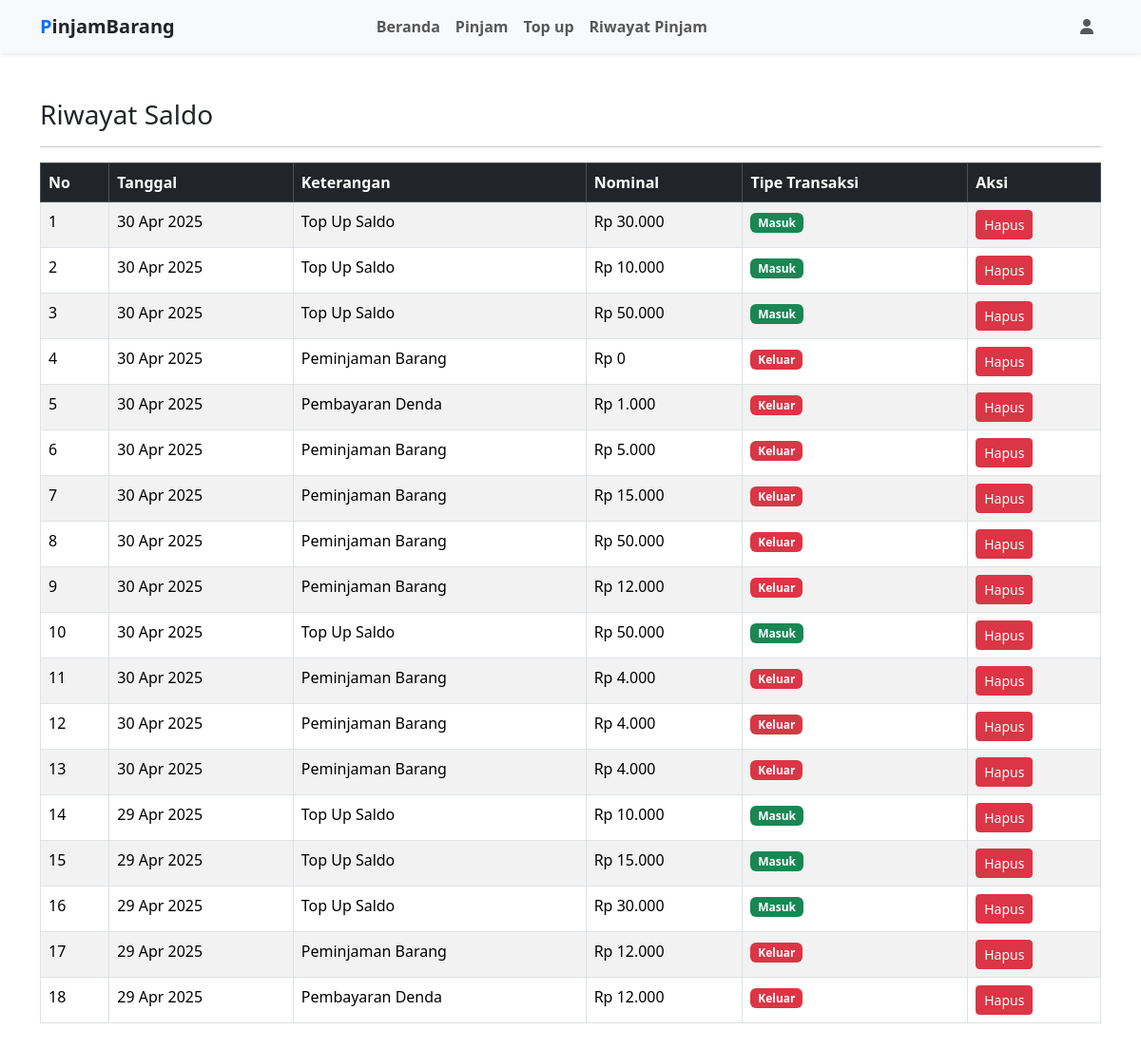
The app's page /Riwayatsaldo_user.php (signed in) with its own data.
### tables this page shows
CREATE TABLE `riwayat_saldo` (
  `id` int(11) NOT NULL,
  `id_login` int(11) NOT NULL,
  `tanggal` datetime DEFAULT current_timestamp(),
  `keterangan` varchar(255) DEFAULT NULL,
  `nominal` int(11) DEFAULT NULL,
  `tipe_transaksi` enum('masuk','keluar') DEFAULT NULL
);

### Riwayatsaldo_user.php (the view, shortened to what this page needs)
<?php
include 'conn/koneksi.php';
$id_login = $_SESSION['id_login'];
$query = "SELECT * FROM riwayat_saldo WHERE id_login = $id_login ORDER BY tanggal DESC";
$result = mysqli_query($conn, $query);
?>
<?php include 'includes_user/header_user.php'; ?>
<?php include 'includes_user/navbar_user.php'; ?>
<div class="container py-5">
    <h3>Riwayat Saldo</h3>
    <hr>
    <table class="table table-bordered table-striped">
        <thead class="table-dark">
            <tr>
                <th>No</th>
                <th>Tanggal</th>
                <th>Keterangan</th>
                <th>Nominal</th>
                <th>Tipe Transaksi</th>
                <th>Aksi</th>
            </tr>
        </thead>
        <tbody>
            <?php
            $no = 1;
            if (mysqli_num_rows($result) > 0) {
                while ($row = mysqli_fetch_assoc($result)) {
                    ?>
                    <tr>
                        <td><?= $no++ ?></td>
                        <td><?= date('d M Y', strtotime($row['tanggal'])) ?></td>
                        <td><?= htmlspecialchars($row['keterangan']) ?></td>
                        <td>Rp <?= number_format($row['nominal'], 0, ',', '.') ?></td>
                        <td>
                            <?php
                            if ($row['tipe_transaksi'] == 'masuk') {
                                echo '<span class="badge bg-success">Masuk</span>';
                            } else {
                                echo '<span class="badge bg-danger">Keluar</span>';
                            }
                            ?>
                        </td>
                        <td>
                            <a href="?hapus=<?= $row['id'] ?>" class="btn btn-danger btn-sm" onclick="return confirm('Yakin ingin menghapus riwayat ini?')">Hapus</a>
                        </td>
                    </tr>
                    <?php
                }
            } else {
                echo '<tr><td colspan="6" class="text-center">Belum ada riwayat transaksi saldo.</td></tr>';
            }
            ?>
        </tbody>
    </table>
</div>
<?php include 'includes_user/footer_user.php'; ?>

### records on screen
riwayat_saldo: tanggal "30 Apr 2025", keterangan "Top Up Saldo", nominal "30.000", tipe_transaksi "Masuk"
riwayat_saldo: tanggal "30 Apr 2025", keterangan "Top Up Saldo", nominal "10.000", tipe_transaksi "Masuk"
riwayat_saldo: tanggal "30 Apr 2025", keterangan "Top Up Saldo", nominal "50.000", tipe_transaksi "Masuk"
riwayat_saldo: tanggal "30 Apr 2025", keterangan "Peminjaman Barang", nominal "0", tipe_transaksi "Keluar"
riwayat_saldo: tanggal "30 Apr 2025", keterangan "Pembayaran Denda", nominal "1.000", tipe_transaksi "Keluar"
riwayat_saldo: tanggal "30 Apr 2025", keterangan "Peminjaman Barang", nominal "5.000", tipe_transaksi "Keluar"
riwayat_saldo: tanggal "30 Apr 2025", keterangan "Peminjaman Barang", nominal "15.000", tipe_transaksi "Keluar"
riwayat_saldo: tanggal "30 Apr 2025", keterangan "Peminjaman Barang", nominal "50.000", tipe_transaksi "Keluar"
riwayat_saldo: tanggal "30 Apr 2025", keterangan "Peminjaman Barang", nominal "12.000", tipe_transaksi "Keluar"
riwayat_saldo: tanggal "30 Apr 2025", keterangan "Top Up Saldo", nominal "50.000", tipe_transaksi "Masuk"
riwayat_saldo: tanggal "30 Apr 2025", keterangan "Peminjaman Barang", nominal "4.000", tipe_transaksi "Keluar"
riwayat_saldo: tanggal "30 Apr 2025", keterangan "Peminjaman Barang", nominal "4.000", tipe_transaksi "Keluar"
riwayat_saldo: tanggal "30 Apr 2025", keterangan "Peminjaman Barang", nominal "4.000", tipe_transaksi "Keluar"
riwayat_saldo: tanggal "29 Apr 2025", keterangan "Top Up Saldo", nominal "10.000", tipe_transaksi "Masuk"
riwayat_saldo: tanggal "29 Apr 2025", keterangan "Top Up Saldo", nominal "15.000", tipe_transaksi "Masuk"
riwayat_saldo: tanggal "29 Apr 2025", keterangan "Top Up Saldo", nominal "30.000", tipe_transaksi "Masuk"
riwayat_saldo: tanggal "29 Apr 2025", keterangan "Peminjaman Barang", nominal "12.000", tipe_transaksi "Keluar"
riwayat_saldo: tanggal "29 Apr 2025", keterangan "Pembayaran Denda", nominal "12.000", tipe_transaksi "Keluar"
